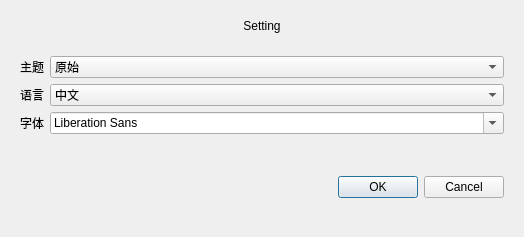
<?xml version="1.0" encoding="UTF-8"?>
<ui version="4.0">
 <class>SettingPage</class>
 <widget class="QWidget" name="SettingPage">
  <property name="geometry">
   <rect>
    <x>0</x>
    <y>0</y>
    <width>524</width>
    <height>237</height>
   </rect>
  </property>
  <property name="windowTitle">
   <string>Form</string>
  </property>
  <layout class="QVBoxLayout" name="verticalLayout">
   <item>
    <widget class="QLabel" name="label_4">
     <property name="sizePolicy">
      <sizepolicy hsizetype="Preferred" vsizetype="Fixed">
       <horstretch>0</horstretch>
       <verstretch>0</verstretch>
      </sizepolicy>
     </property>
     <property name="minimumSize">
      <size>
       <width>0</width>
       <height>30</height>
      </size>
     </property>
     <property name="text">
      <string>Setting</string>
     </property>
     <property name="alignment">
      <set>Qt::AlignCenter</set>
     </property>
    </widget>
   </item>
   <item>
    <widget class="QWidget" name="widget" native="true">
     <layout class="QFormLayout" name="formLayout">
      <item row="0" column="0">
       <widget class="QLabel" name="label">
        <property name="text">
         <string>主题</string>
        </property>
       </widget>
      </item>
      <item row="0" column="1">
       <widget class="QComboBox" name="comboBox">
        <item>
         <property name="text">
          <string>原始</string>
         </property>
        </item>
        <item>
         <property name="text">
          <string>经典</string>
         </property>
        </item>
        <item>
         <property name="text">
          <string>黑白</string>
         </property>
        </item>
        <item>
         <property name="text">
          <string>动漫</string>
         </property>
        </item>
       </widget>
      </item>
      <item row="1" column="0">
       <widget class="QLabel" name="label_2">
        <property name="text">
         <string>语言</string>
        </property>
       </widget>
      </item>
      <item row="1" column="1">
       <widget class="QComboBox" name="comboBox_2">
        <item>
         <property name="text">
          <string>中文</string>
         </property>
        </item>
       </widget>
      </item>
      <item row="2" column="0">
       <widget class="QLabel" name="label_3">
        <property name="text">
         <string>字体</string>
        </property>
       </widget>
      </item>
      <item row="2" column="1">
       <widget class="QFontComboBox" name="fontComboBox"/>
      </item>
     </layout>
    </widget>
   </item>
   <item>
    <widget class="QWidget" name="widget_2" native="true">
     <layout class="QHBoxLayout" name="horizontalLayout">
      <item>
       <spacer name="horizontalSpacer">
        <property name="orientation">
         <enum>Qt::Horizontal</enum>
        </property>
        <property name="sizeHint" stdset="0">
         <size>
          <width>234</width>
          <height>20</height>
         </size>
        </property>
       </spacer>
      </item>
      <item>
       <widget class="QDialogButtonBox" name="buttonBox">
        <property name="standardButtons">
         <set>QDialogButtonBox::Cancel|QDialogButtonBox::Ok</set>
        </property>
       </widget>
      </item>
     </layout>
    </widget>
   </item>
  </layout>
 </widget>
 <resources/>
 <connections/>
</ui>
